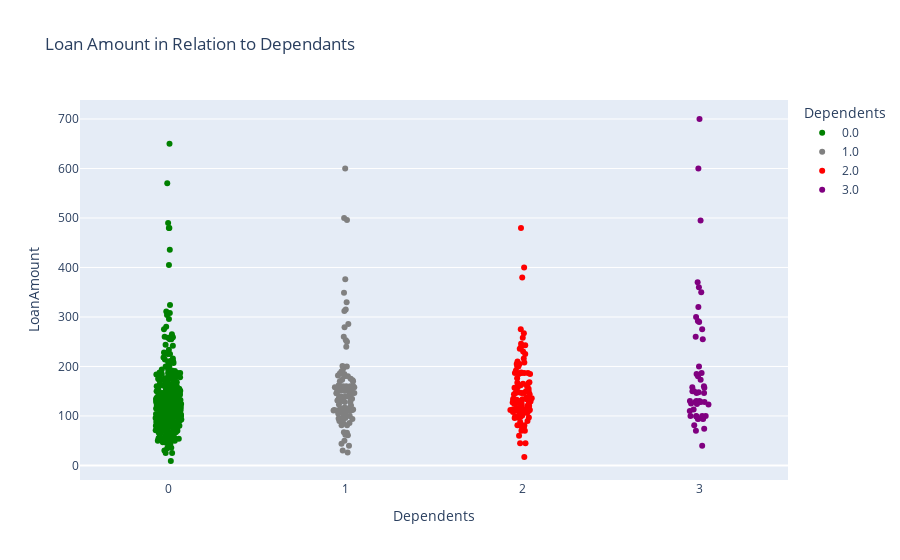

The notebook cell saved with this chart:
### Code cell
fig = px.strip(loan_data, x='Dependents', y='LoanAmount', color='Dependents', color_discrete_sequence=['green', 'grey', 'red', 'purple'], title='Loan Amount in Relation to Dependants')
fig.update_layout(bargap=0.1)
fig.show()

### Figure 1 — Plotly figure (JSON) as saved in the notebook; plotly's stock layout.template omitted (floating-point values rounded to 4 significant figures; data arrays with more than 128 entries replaced by an {"elided": "..."} marker saying what was removed)
{"data": [{"alignmentgroup": "True", "boxpoints": "all", "fillcolor": "rgba(255,255,255,0)", "hoveron": "points", "hovertemplate": "Dependents=%{x}<br>LoanAmount=%{y}<extra></extra>", "legendgroup": "0.0", "line": {"color": "rgba(255,255,255,0)"}, "marker": {"color": "green"}, "name": "0.0", "offsetgroup": "0.0", "orientation": "v", "pointpos": 0, "showlegend": true, "type": "box", "x": {"elided": "360 int values"}, "x0": " ", "xaxis": "x", "y": {"elided": "360 float values"}, "y0": " ", "yaxis": "y"}, {"alignmentgroup": "True", "boxpoints": "all", "fillcolor": "rgba(255,255,255,0)", "hoveron": "points", "hovertemplate": "Dependents=%{x}<br>LoanAmount=%{y}<extra></extra>", "legendgroup": "1.0", "line": {"color": "rgba(255,255,255,0)"}, "marker": {"color": "grey"}, "name": "1.0", "offsetgroup": "1.0", "orientation": "v", "pointpos": 0, "showlegend": true, "type": "box", "x": [1, 1, 1, 1, 1, 1, 1, 1, 1, 1, 1, 1, 1, 1, 1, 1, 1, 1, 1, 1, 1, 1, 1, 1, 1, 1, 1, 1, 1, 1, 1, 1, 1, 1, 1, 1, 1, 1, 1, 1, 1, 1, 1, 1, 1, 1, 1, 1, 1, 1, 1, 1, 1, 1, 1, 1, 1, 1, 1, 1, 1, 1, 1, 1, 1, 1, 1, 1, 1, 1, 1, 1, 1, 1, 1, 1, 1, 1, 1, 1, 1, 1, 1, 1, 1, 1, 1, 1, 1, 1, 1, 1, 1, 1, 1, 1, 1, 1, 1, 1, 1, 1], "x0": " ", "xaxis": "x", "y": [128, 349, 100, 315, 151, 201, 106, 44, 286, 180, 146.4, 312, 110, 146.4, 50, 100, 146.4, 185, 85, 160, 30, 160, 187, 121, 116, 180, 260, 66, 170, 90, 135, 240, 104, 140, 170, 112, 96, 140, 137, 123, 279, 330, 155, 90, 115, 158, 200, 135, 113, 96, 111, 112, 155, 376, 117, 182, 160, 158, 67, 81, 175, 111, 113, 152, 62, 160, 110, 81, 150, 152, 130, 190, 132, 162, 113, 86, 131, 500, 186, 105, 95, 138, 40, 250, 161, 94, 196, 140, 95, 128, 146.4, 158, 26, 600, 186, 107, 61, 146, 172, 496, 173, 253], "y0": " ", "yaxis": "y"}, {"alignmentgroup": "True", "boxpoints": "all", "fillcolor": "rgba(255,255,255,0)", "hoveron": "points", "hovertemplate": "Dependents=%{x}<br>LoanAmount=%{y}<extra></extra>", "legendgroup": "2.0", "line": {"color": "rgba(255,255,255,0)"}, "marker": {"color": "red"}, "name": "2.0", "offsetgroup": "2.0", "orientation": "v", "pointpos": 0, "showlegend": true, "type": "box", "x": [2, 2, 2, 2, 2, 2, 2, 2, 2, 2, 2, 2, 2, 2, 2, 2, 2, 2, 2, 2, 2, 2, 2, 2, 2, 2, 2, 2, 2, 2, 2, 2, 2, 2, 2, 2, 2, 2, 2, 2, 2, 2, 2, 2, 2, 2, 2, 2, 2, 2, 2, 2, 2, 2, 2, 2, 2, 2, 2, 2, 2, 2, 2, 2, 2, 2, 2, 2, 2, 2, 2, 2, 2, 2, 2, 2, 2, 2, 2, 2, 2, 2, 2, 2, 2, 2, 2, 2, 2, 2, 2, 2, 2, 2, 2, 2, 2, 2, 2, 2, 2], "x0": " ", "xaxis": "x", "y": [267, 168, 70, 109, 200, 17, 112, 110, 120, 134, 97, 144, 97, 167, 99, 188, 81, 133, 225, 216, 81, 88, 129, 185, 187, 70, 113, 158, 200, 101, 166, 124, 72, 127, 116, 210, 120, 108, 112, 138, 150, 90, 78, 127, 134, 185, 144, 120, 146.4, 176, 125, 126, 165, 236, 155, 380, 130, 100, 113, 113, 135, 45, 239, 133, 110, 150, 125, 60, 96, 136, 98, 162, 150, 230, 132, 146.4, 246, 80, 160, 208, 243, 148, 113, 45, 480, 400, 110, 107, 146.4, 108, 258, 275, 187, 108, 205, 106, 205, 187, 192, 157, 187], "y0": " ", "yaxis": "y"}, {"alignmentgroup": "True", "boxpoints": "all", "fillcolor": "rgba(255,255,255,0)", "hoveron": "points", "hovertemplate": "Dependents=%{x}<br>LoanAmount=%{y}<extra></extra>", "legendgroup": "3.0", "line": {"color": "rgba(255,255,255,0)"}, "marker": {"color": "purple"}, "name": "3.0", "offsetgroup": "3.0", "orientation": "v", "pointpos": 0, "showlegend": true, "type": "box", "x": [3, 3, 3, 3, 3, 3, 3, 3, 3, 3, 3, 3, 3, 3, 3, 3, 3, 3, 3, 3, 3, 3, 3, 3, 3, 3, 3, 3, 3, 3, 3, 3, 3, 3, 3, 3, 3, 3, 3, 3, 3, 3, 3, 3, 3, 3, 3, 3, 3, 3, 3], "x0": " ", "xaxis": "x", "y": [158, 320, 99, 125, 95, 187, 180, 130, 94, 370, 290, 600, 700, 81, 495, 146.4, 128, 130, 100, 255, 94, 128, 160, 110, 124, 300, 146.4, 173, 74, 95, 200, 130, 185, 275, 360, 148, 128, 70, 100, 113, 150, 100, 100, 157, 260, 123, 150, 292, 350, 128, 40], "y0": " ", "yaxis": "y"}], "layout": {"bargap": 0.1, "boxmode": "overlay", "legend": {"title": {"text": "Dependents"}, "tracegroupgap": 0}, "title": {"text": "Loan Amount in Relation to Dependants"}, "xaxis": {"anchor": "y", "categoryarray": [0, 1, 2, 3], "categoryorder": "array", "domain": [0, 1], "title": {"text": "Dependents"}}, "yaxis": {"anchor": "x", "domain": [0, 1], "title": {"text": "LoanAmount"}}}}
